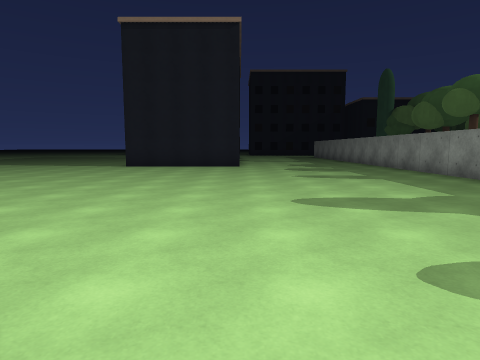
view 1 (above)

17 first-person views from a walk through a Unity game level. The camera is 1.4 m above the floor, tilts 6° down and sees 75° across. The floor is counted in squares, 2 m on a side. Each view is taken from the middle of a square. On the plan, view 1 faces up. The plan holds only what a view shows up to about 10 squares ahead; the rest is blank. The place goes on beyond the plan. The player character is not drawn. Surface patterns are stand-ins for the level's own textures.

view 2
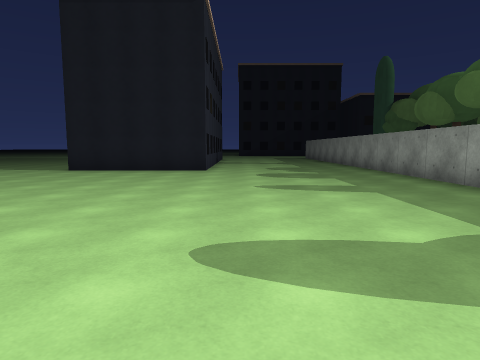

view 3
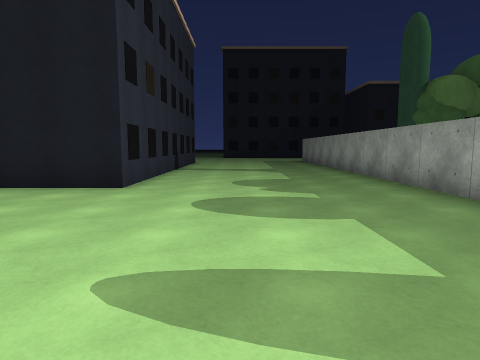

view 4
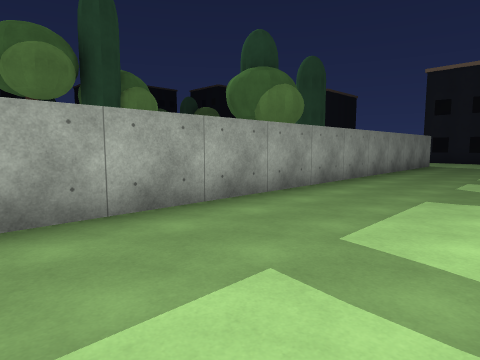

view 5
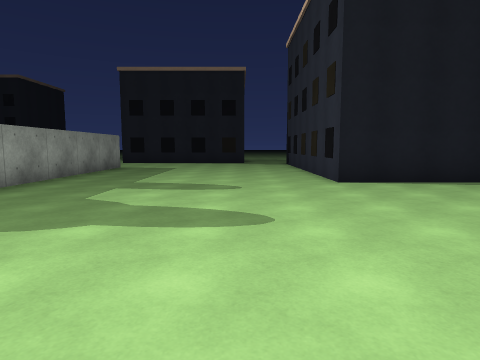

view 6
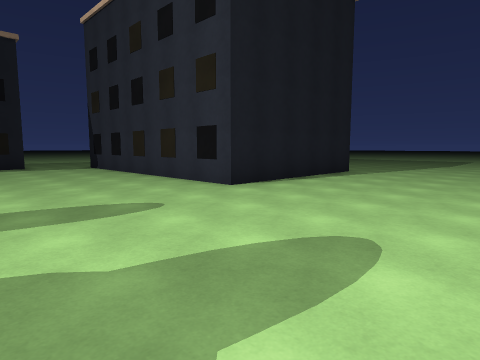

view 7
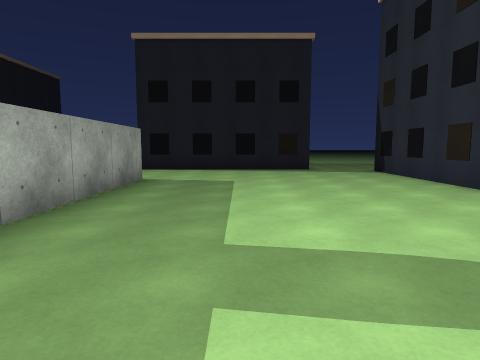

view 8
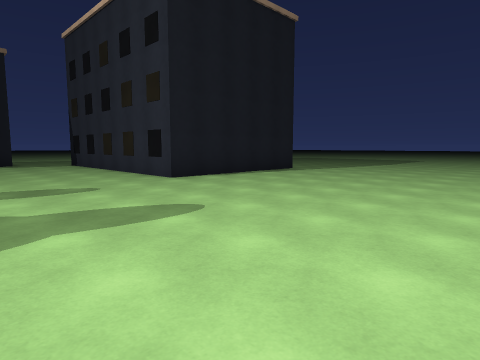

view 9
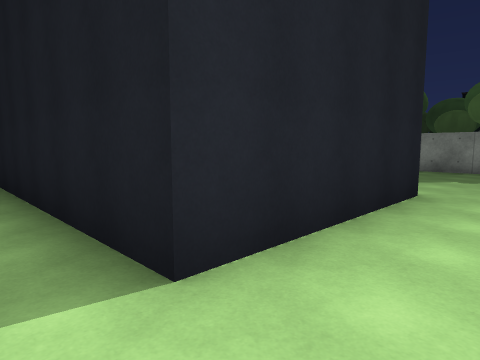

view 10
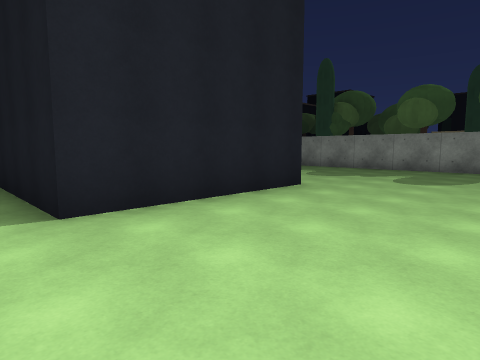

view 11
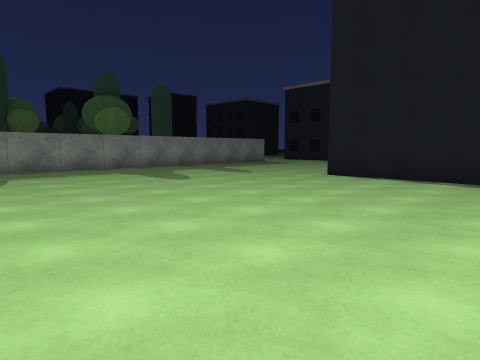

view 12
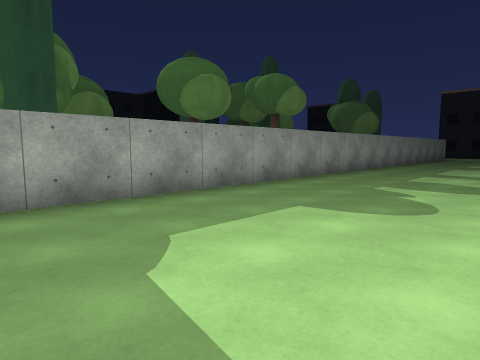

view 13
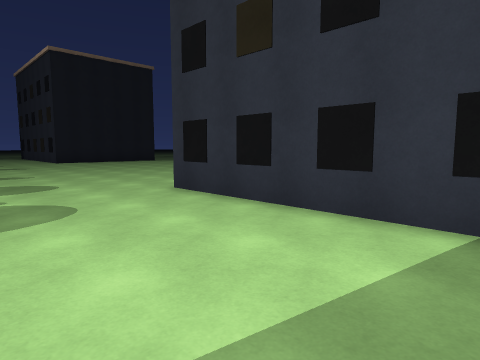

view 14
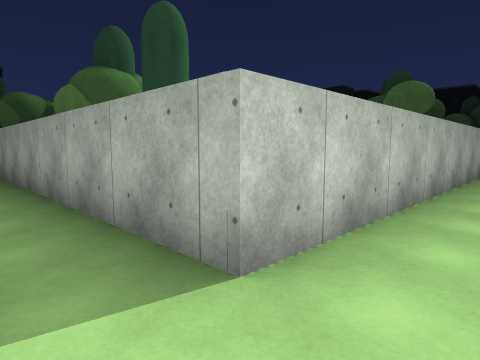

view 15
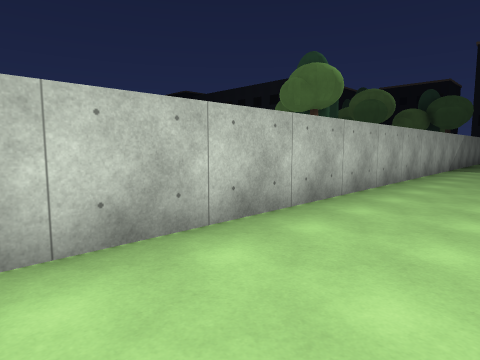

view 16
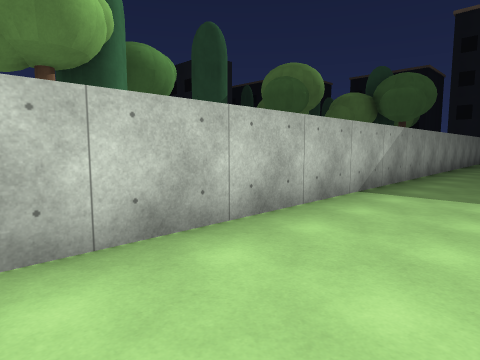

view 17
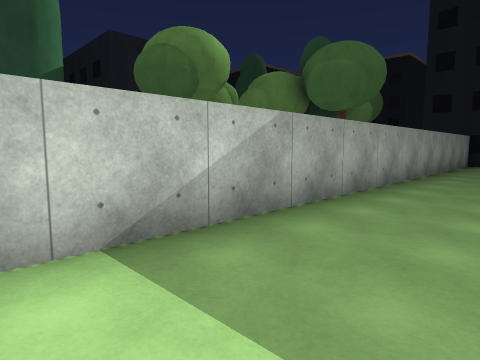

### Floor plan
Key: @ floor where view 1 was taken; # wall or solid block; . floor; O other object.
Columns run from 5 left of view 1 to 30 right of it. Each row starts with its distance up from view 1.
 16  O   O....#
 15  O   O....#  OO
 14 .O   O....#
 13 .O   O....#
 12 .OOOOO....#
 11 ..........#
 10 ..........#
  9 ..........#
  8 ..........#
  7 ..........#
  6 ..........#
  5 ..........#
  4 ..........#
  3 ..........#
  2 ..........#
  1 OOOOO.....#
  0     O@....#
 -1     O.....#
 -2     O.....#
 -3     O.....#                   O
 -4     O......#########################
 -5     O.............................
 -6     O....... ..... .........
 -7     ..OOOOOO

Positions as (right, up) in squares from view 1, and headings:
1: (0, 0), facing up
2: (1, 2), facing up
3: (2, 6), facing up
4: (2, 9), facing down-right
5: (1, 7), facing down
6: (3, 5), facing down-left
7: (3, 3), facing down
8: (3, 7), facing down-left
9: (-5, 10), facing up-right
10: (-5, 8), facing up-right
11: (-5, 8), facing down-right
12: (1, 16), facing down-right
13: (3, 16), facing down-left
14: (4, -5), facing up-right
15: (8, -6), facing up-right
16: (14, -6), facing up-right
17: (18, -6), facing up-right
